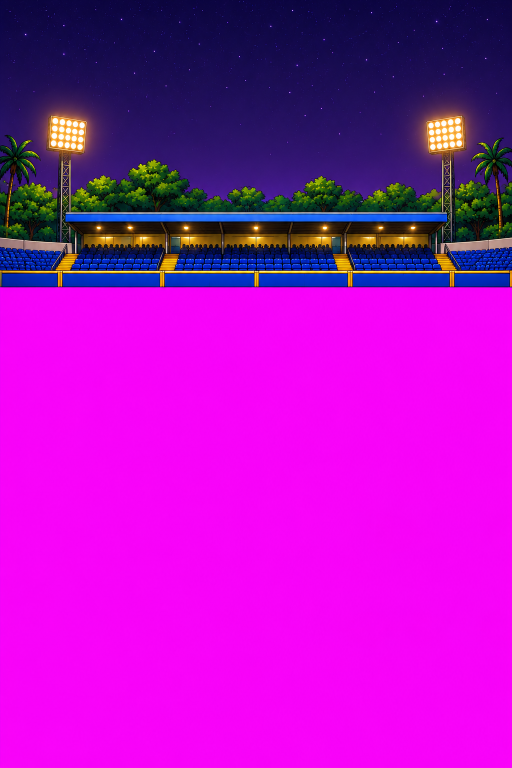
#> input picture tools/ground/own1-stand.png, 1024 x 1536 px, found by its file name (shown at 1/2 size)
$ python build_own1_paint.py
#> lines starting #> are read from the running program, lines starting #| are printed output that depends on the picture
#!/usr/bin/env python3
"""Your own club's level-1 ground, from the painted stand (tools/ground/own1-stand.png), for the three match cameras.

usage: python3 tools/build_own1_paint.py

SOURCE: one picture (1448 x 1086): a small night stand with its floodlights, trees and side stands, painted in one royal blue (seats, roof band, boards) and one golden
yellow (steps, rails, trim); below the stand's foot (row FOOT) flat magenta, which the game replaces.
OUT, per camera (bat, bowl, keeper) in img/ground/own1/ (the files js/ownground.js paints in the club's colours):
  view-<v>.webp       the ground: the stand with its blue and yellow turned into a grey ramp (so the club's colour multiplied on gives the
                      club's colour at the painted brightness), the sky carried up and the mown grass laid below the stand in this camera's perspective
  view-<v>-tint.webp  R the main colour's weight, G the trim's
  view-<v>-uv.webp    black (no crest pictures on this stand)
and the cameras' entries for own1 in js/groundart.js (the picture's focal length, its horizon row ...).
Needs numpy and Pillow.
"""
import json
import numpy as np
from PIL import Image

SRC = 'tools/ground/own1-stand.png'
OUT = 'img/ground/own1/'
FOOT = 550                         # the first magenta row: the foot of the stand's boards
BOARD_PX = 24                      # the boards, in picture pixels (rows 527-549)
STAND_PX, STAND_M = 660, 23.0      # the main stand's width in the picture, and what it is in metres (a small club ground)
ROOF_ROW = 421                     # the top of the roof's blue band
GREY = 0.7                         # ownground.js: the grey a club-coloured surface is rendered in
CY, BOARD_R = 10.0, 63.8
TOP_PAD = 420                      # more sky above the picture (a tall phone shows more of it)
# the cameras (scene.js Cam3D): height, depth of the far boards, the picture's focal length (so the boards come out 0.95 m high), the
# rows of grass wanted below the stand (the tallest phone, at that camera's scale), and which way it looks
CAMS = {
    'bat':    dict(cy=4.2, cz=-9.5, dir=1,  fcam=1053, hyk=0.30),
    'bowl':   dict(cy=2.6, cz=34,   dir=-1, fcam=1560, hyk=0.36),
    'keeper': dict(cy=4.6, cz=-9,   dir=1,  fcam=663,  hyk=0.28),
}


def hsv(a):
    r, g, b = a[..., 0], a[..., 1], a[..., 2]
    mx, mn = a.max(-1), a.min(-1); d = mx - mn + 1e-6
    hue = np.where(mx == r, ((g - b) / d) % 6, np.where(mx == g, (b - r) / d + 2, (r - g) / d + 4)) * 60
    return hue, d / (mx + 1e-6), mx / 255


def ramp(x, a, b):
    return np.clip((x - a) / (b - a), 0, 1)


def weights(rgb):
    """how much of each pixel is the main colour (blue) and the trim (yellow): soft, so the edges blend"""
    hue, sat, v = hsv(rgb)
    H, W = hue.shape; rows = np.arange(H)[:, None] * np.ones((1, W))
    blue = ramp(hue, 198, 212) * (1 - ramp(hue, 244, 256)) * ramp(sat, 0.35, 0.6) * ramp(v, 0.12, 0.3) * ramp(rows, ROOF_ROW - 4, ROOF_ROW + 2)
    yel = ramp(hue, 36, 44) * (1 - ramp(hue, 60, 68)) * ramp(sat, 0.55, 0.8) * ramp(v, 0.5, 0.7) * ramp(rows, 488, 494)   # (not the lit windows under the roof)
    return blue, yel


def main():
    src = np.array(Image.open(SRC).convert('RGB')).astype(np.float32)[:FOOT]
    W = src.shape[1]
    blue, yel = weights(src)
#> in weights, `yel = ramp(hue, 36, 44) * (1 - ramp(hue, 60, 68)) * ramp(sat, 0.55, 0...`:
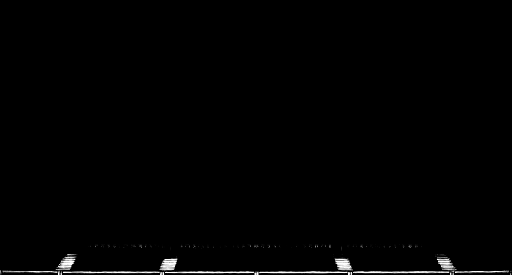
#> yel: shape (550, 1024) float64 (shown at 1/2 size); min 0, max 1, mean 0.00888
    hue, sat, v = hsv(src)
    vb = float(np.median(v[blue > 0.9])); vy = float(np.median(v[yel > 0.9]))
#> after `vb = float(np.median(v[blue > 0.9]))`: vb = 0.757
#> after `vy = float(np.median(v[yel > 0.9]))`: vy = 0.961
    print('painted blue value', round(vb, 3), 'yellow', round(vy, 3), 'weights', int((blue > 0.5).sum()), int((yel > 0.5).sum()))
#| painted blue value 0.757 yellow 0.961 weights 46521 4909
    # the colour parts as grey ramps (the club colour will be multiplied on: ownground.js paint)
    w = np.clip(blue + yel, 0, 1)[..., None]
    gb = np.clip(GREY * 255 * v / vb, 0, 255); gy = np.clip(GREY * 255 * v / vy, 0, 255)
    ramp_g = np.where(blue > yel, gb, gy)[..., None] * np.ones(3)
    base = src * (1 - w) + ramp_g * w
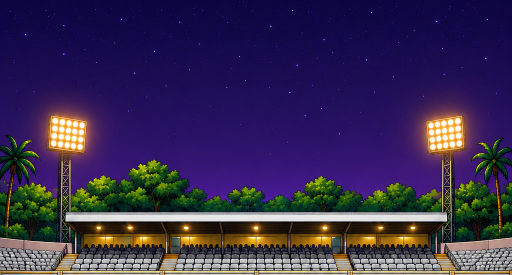
#> base: shape (550, 1024, 3) float64 (shown at 1/2 size); mean R, G, B 56.8, 44.7, 81.1
    # the sky carried up: the top row's colours darkened a little and starred
    rng = np.random.default_rng(7)
    top_row = src[:6].mean(0)
#> top_row = 1024 rows, first 8: [9.5, 4.5, 63.83], [10.33, 4.17, 66], [11.67, 5, 67], [11.67, 5.33, 66.67], [11.83, 5.17, 67.33], [11.33, 4.83, 65.83], [11.33, 5.33, 66.67], [11.5, 4.83, 65.83]
    pad = np.zeros((TOP_PAD, W, 3), np.float32)
    for y in range(TOP_PAD):
        t = y / TOP_PAD
        pad[y] = top_row * (0.62 + 0.38 * t)
    star = rng.random((TOP_PAD, W)) < 0.0016
    pad[star] = np.clip(pad[star] + rng.uniform(120, 230, (star.sum(), 1)), 0, 255)
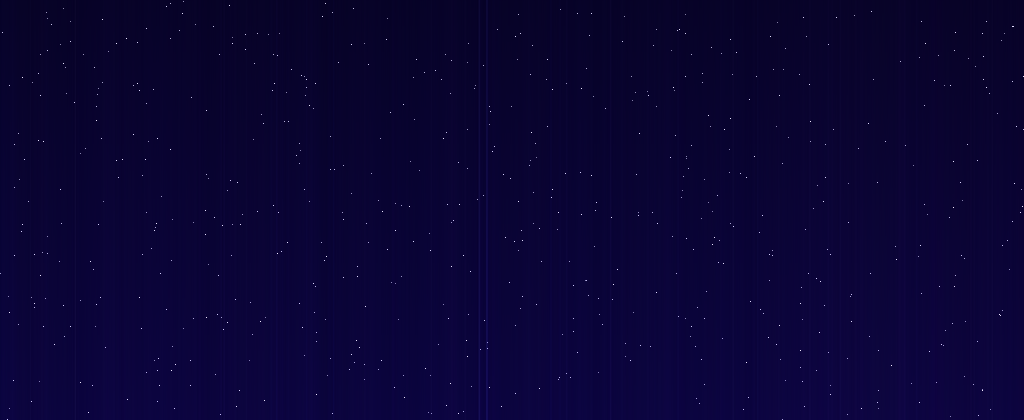
#> pad: shape (420, 1024, 3) float32; mean of channels 0, 1, 2 10.3, 4.3, 52.9; drawn as R, G, B
    rgb_all = np.concatenate([pad, base], 0)
    tint_all = np.concatenate([np.zeros((TOP_PAD, W, 3), np.float32), np.stack([blue * 255, yel * 255, np.zeros_like(blue)], -1)], 0)
    foot = FOOT + TOP_PAD
    meta_views = {}
    for name, c in CAMS.items():
        D = (CY + BOARD_R) - c['cz'] if c['dir'] > 0 else c['cz'] - (CY - BOARD_R)
        fpic = STAND_PX * D / STAND_M                         # (the focal length at which the stand is that wide)
        board_m = BOARD_PX * D / fpic
        above = foot - c['cy'] * fpic / D                      # the picture's horizon row
        rows = int(np.ceil(960 * (1 - c['hyk']) * fpic / c['fcam'])) + 50   # grass down to the foot of the tallest phone
        H = foot + rows
        img = np.zeros((H, W, 3), np.float32); img[:foot] = rgb_all
        # the grass: 5 m mown bands across the ground, in this camera's perspective
        ys = np.arange(foot, H)
        d = c['cy'] * fpic / np.maximum(ys - above, 1)
        z = c['cz'] + c['dir'] * d
        band = (np.floor(z / 5).astype(int) % 2)[:, None]
        a, b = np.array([36, 112, 36], np.float32), np.array([31, 101, 31], np.float32)
        g = np.where(band[..., None] == 1, a, b) * np.ones((1, W, 1))
        fog = np.exp(-(ys - foot) / 60.0)[:, None, None]                 # darker and bluer into the distance, by the stand
        g = g * (1 - 0.35 * fog) + np.array([14, 28, 48]) * 0.35 * fog
        # (no darker sides: the picture is mirrored side by side on a wide screen, and a dark edge would show as a line at every join)
        g += rng.normal(0, 2.2, g.shape)
        img[foot:] = g
        tint = np.zeros((H, W, 3), np.float32); tint[:foot] = tint_all
        base_img = Image.fromarray(np.clip(img, 0, 255).astype(np.uint8), 'RGB')
        base_img.save(OUT + f'view-{name}.webp', 'WEBP', quality=88, method=6)
        Image.fromarray(np.clip(tint, 0, 255).astype(np.uint8), 'RGB').save(OUT + f'view-{name}-tint.webp', 'WEBP', lossless=True, method=6)
        Image.fromarray(np.zeros((H, W, 3), np.uint8), 'RGB').save(OUT + f'view-{name}-uv.webp', 'WEBP', lossless=True)
        # the roof (r from the camera's own height and the roof row)
        roof_row = TOP_PAD + ROOF_ROW; r = BOARD_R + 2; Dr = D + 2
        roof_h = c['cy'] - (roof_row - above) * Dr / fpic
        top = '#%02x%02x%02x' % tuple(int(x) for x in img[0].mean(0))
        bottom = '#%02x%02x%02x' % tuple(int(x) for x in img[-1].mean(0))
        meta_views[name] = {'f': round(fpic), 'w': W, 'h': H, 'above': round(float(above), 1), 'top': top, 'bottom': bottom, 'tile': True,
                            'board': {'r': BOARD_R, 'h': round(float(board_m), 2)}, 'roof': {'r': r, 'h': round(float(roof_h), 1)}}
        print(name, meta_views[name])
#> this loop made 3 passes
#> bottom on passes 1 to 3: '#237023', '#237023', '#246f23'
#> (printed output is left out)
#> pass 1, in main, `Image.fromarray(np.clip(tint, 0, 255).astype(np.uint8), 'RGB').save(OU..`:
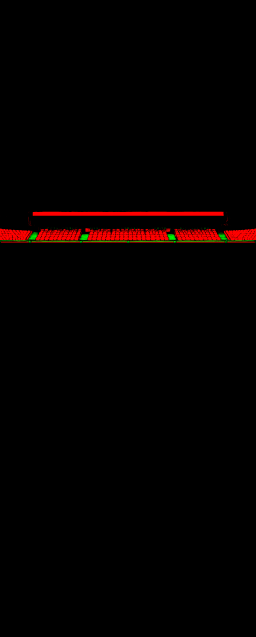
#> saved as view-bat-tint.webp: PIL image 1024x2546 RGB (shown at 1/4 size); mean R, G, B 4.5, 0.5, 0
#> after the loop:
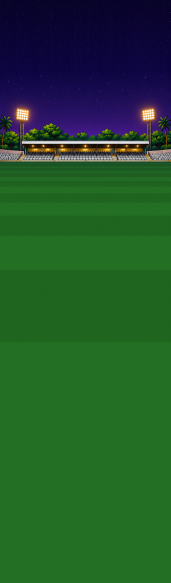
#> base_img: PIL image 1024x3498 RGB (shown at 1/6 size); mean R, G, B 34.6, 85.4, 43.8
#> after the loop:
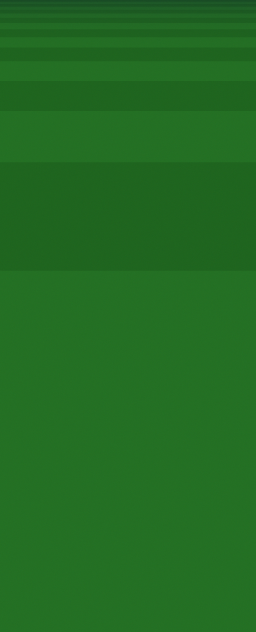
#> g: shape (2528, 1024, 3) float64 (shown at 1/4 size); mean of channels 0, 1, 2 34.5, 108.3, 34.7; drawn as R, G, B
#> after the loop:
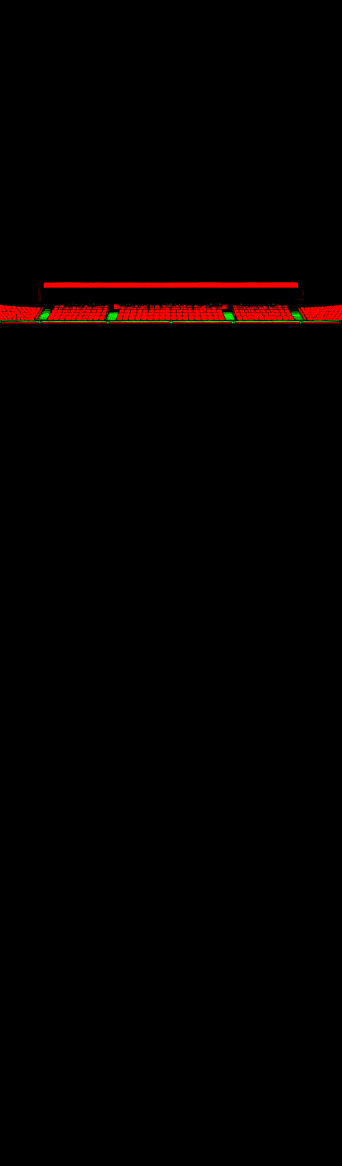
#> tint: shape (3498, 1024, 3) float32 (shown at 1/3 size); mean of channels 0, 1, 2 3.3, 0.4, 0; drawn as R, G, B
#> after the loop, meta_views = 3 items
#> (the run stopped early here; a loop or call above may not have finished)

$ run again, with tools/ground/own3-stand.png copied over tools/ground/own1-stand.png
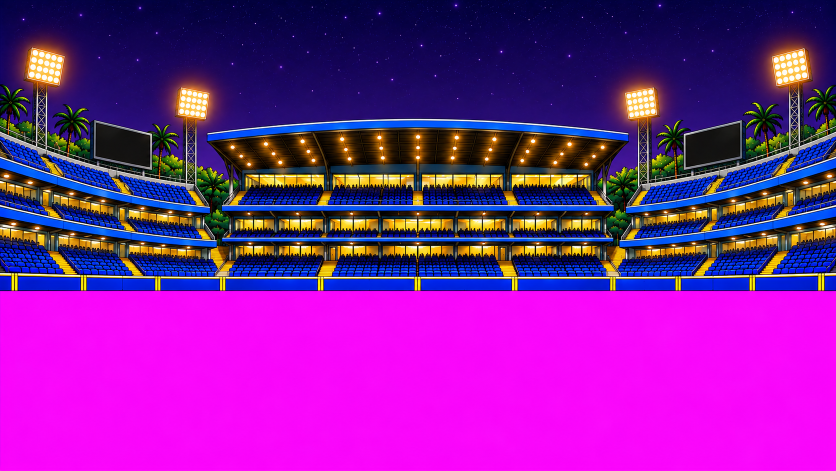
#> input picture tools/ground/own3-stand.png, 1672 x 941 px, found by its file name (shown at 1/2 size)
#> vb = 0.851
#> vy = 0.976
#| painted blue value 0.851 yellow 0.976 weights 77739 11884
#> top_row = 1672 rows, first 8: [0.333, 0.833, 64.83], [0.333, 0.667, 70.33], [0.833, 1.17, 70.5], [0.5, 0.667, 69.17], [0.833, 0.833, 68.5], [0.333, 0.833, 67.5], [0.167, 0.833, 67.33], [0.5, 0.833, 66.83]
#> the loop in main, `for name, c in CAMS.items():` made 3 passes
#> bottom on passes 1 to 3: '#247024', '#246f23', '#246f23'
#> (printed output is left out)
#> pass 1, in main, `Image.fromarray(np.clip(tint, 0, 255).astype(np.uint8), 'RGB').save(OU..`:
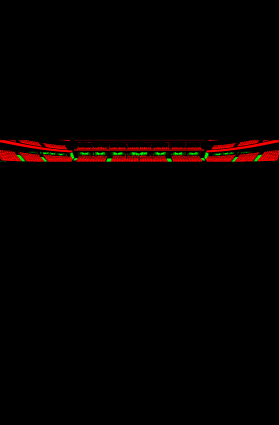
#> saved as view-bat-tint.webp: PIL image 1672x2546 RGB (shown at 1/6 size); mean R, G, B 4.7, 0.7, 0
#> after the loop in main, `for name, c in CAMS.items():`:
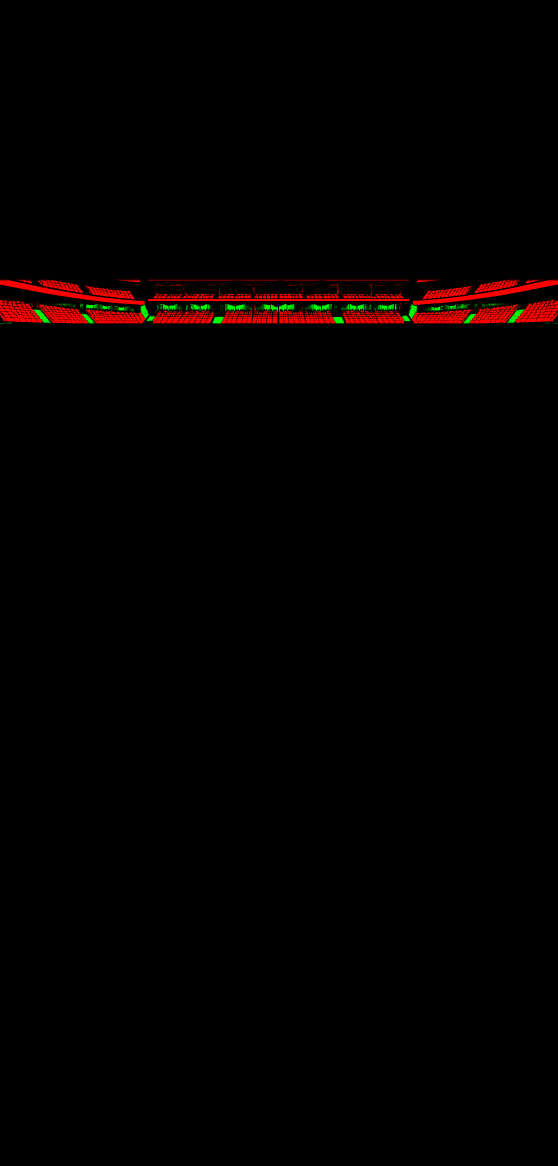
#> tint: shape (3498, 1672, 3) float32 (shown at 1/3 size); mean of channels 0, 1, 2 3.4, 0.5, 0; drawn as R, G, B
#> after the loop in main, `for name, c in CAMS.items():`: meta_views = 3 items
